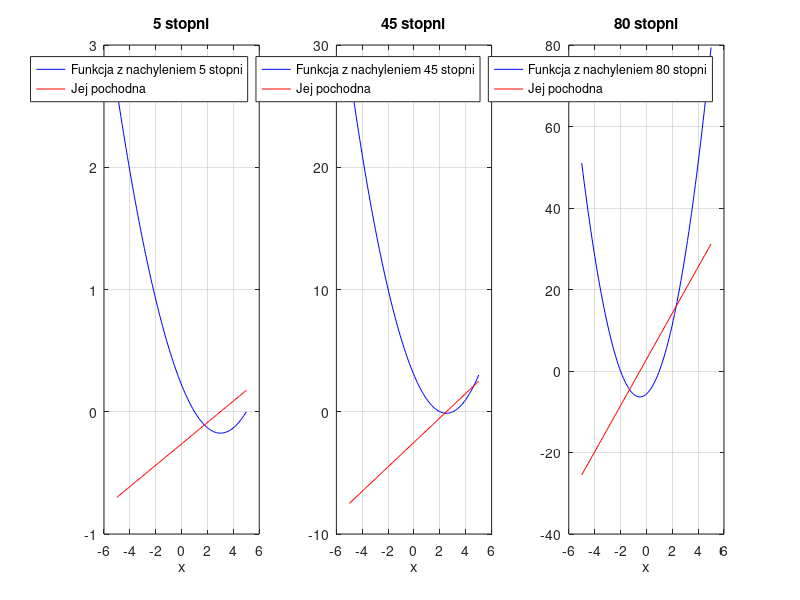

This chart was generated by the following MATLAB code: (Note: this script raises an error after producing the figure.)
% METODA REGULA-FANSI


clear all; close all;

deg_5 = [1, 5];     % miejsca zerowe funkcji
deg_45 = [2, 3];    
deg_80 = [-2, 1];

f_45 = @(x) tan(deg2rad(45))/2 * (x - deg_45(1)) .* (x - deg_45(2));        % definicja funckji
f_5 = @(x) tan(deg2rad(5))/2 * (x - deg_5(1)) .* (x - deg_5(2));
f_80 = @(x) tan(deg2rad(80))/2 * (x - deg_80(1)) .* (x - deg_80(2));

df_45 = @(x) 2 * tan(deg2rad(45))/2 * x - tan(deg2rad(45))/2 * sum(deg_45);     %definicja pochodnych
df_5 = @(x) 2 * tan(deg2rad(5))/2 * x - tan(deg2rad(5))/2 * sum(deg_5);
df_80 = @(x) 2 * tan(deg2rad(80))/2 * x - tan(deg2rad(80))/2 * sum(deg_80);

x = linspace(-5, 5, 100);

figure;

subplot(1, 3, 1);
plot(x, f_5(x), 'b-', x, df_5(x), 'r-');
title('5 stopni'); xlabel('x'); grid on;
legend('Funkcja z nachyleniem 5 stopni', 'Jej pochodna');

subplot(1, 3, 2);
plot(x, f_45(x), 'b-', x, df_45(x), 'r-');
title('45 stopni'); xlabel('x'); grid on;
legend('Funkcja z nachyleniem 45 stopni', 'Jej pochodna');

subplot(1, 3, 3);
plot(x, f_80(x), 'b-', x, df_80(x), 'r-');
title('80 stopni'); xlabel('x'); grid on;
legend('Funkcja z nachyleniem 80 stopni', 'Jej pochodna');

pause;


it = 12;

bisection_5 = nonlinsolvers(f_5, df_5, 0, 2.5, 'regula-falsi', it);       % szacowanie miejsc zerowcyh za pomocą metoda regula-falsi
bisection_45 = nonlinsolvers(f_45, df_45, 1, 2.9, 'regula-falsi', it);      
bisection_80 = nonlinsolvers(f_80, df_80, 0, 3, 'regula-falsi', it);

figure;
subplot(1, 3, 1);
grid on;
plot(1:it, bisection_45, 'o-'); xlabel('iter'); ylabel('cb(iter)');
title("45 stopni");
subplot(1, 3, 2);
plot(1:it, bisection_5, 'o-'); xlabel('iter'); ylabel('cb(iter)');
title("5 stopni");
subplot(1, 3, 3);
plot(1:it, bisection_80, 'o-'); xlabel('iter'); ylabel('cb(iter)');
title("80 stopni");

